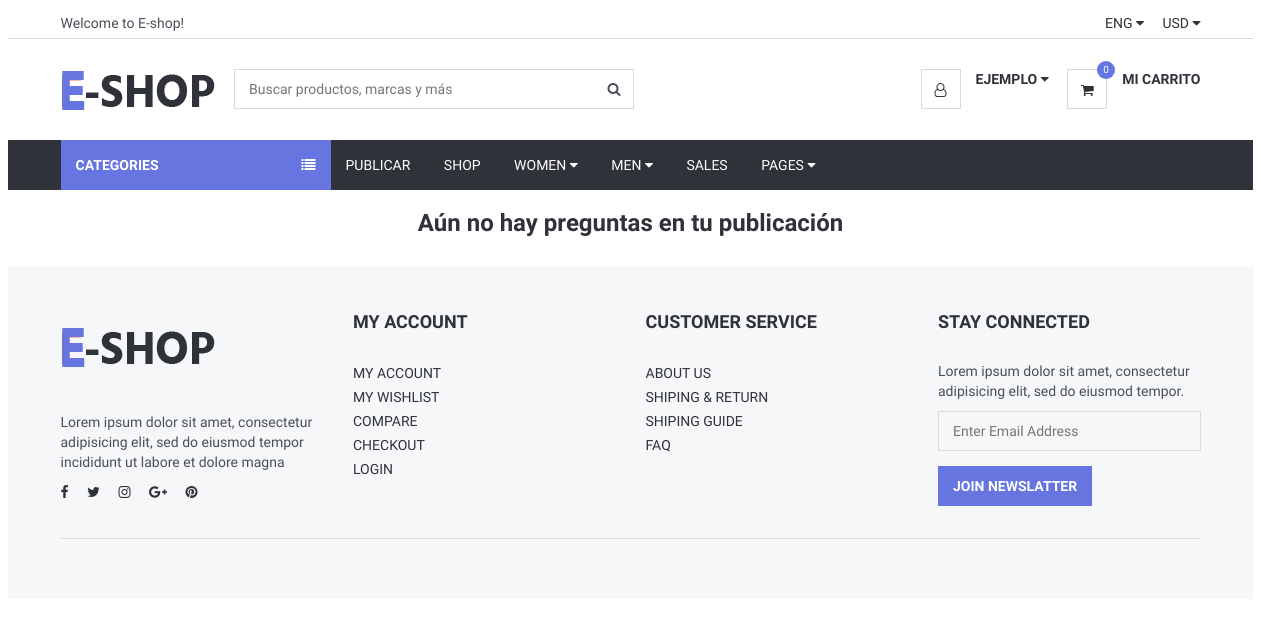
Page /Views/preguntasenpublicaciones.php (signed in) on the earlier database version.
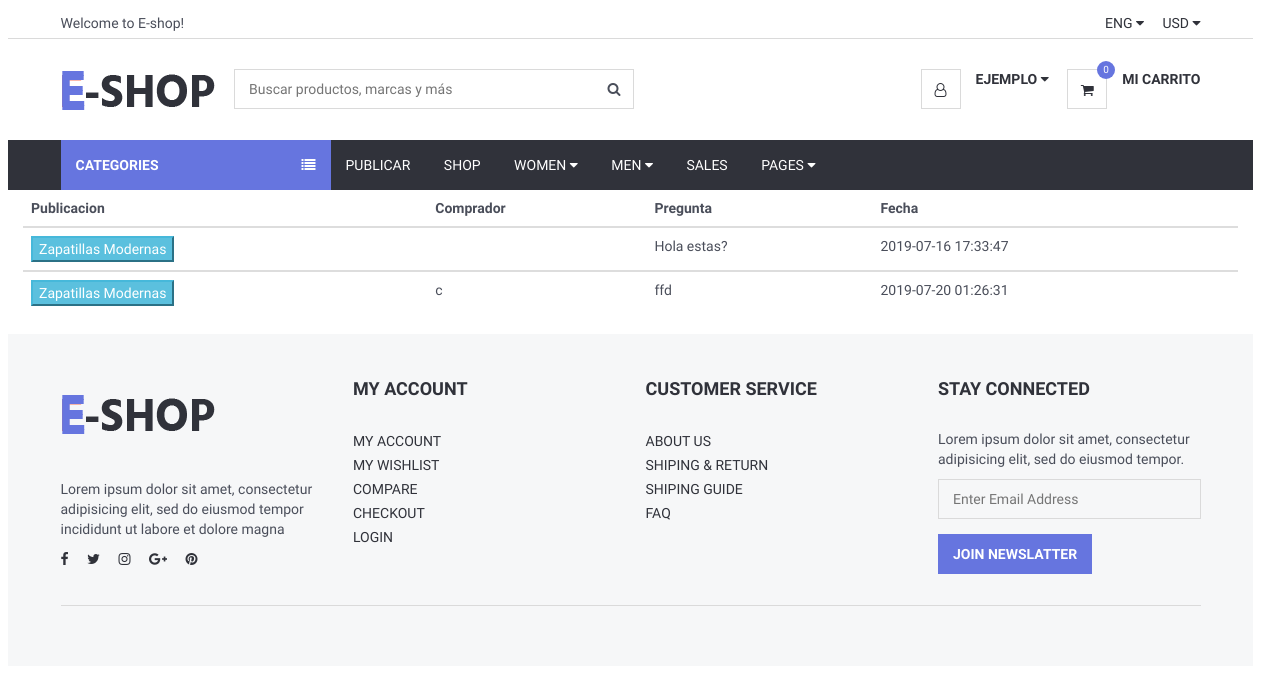
Same page on the later database version.
### tables this page shows
CREATE TABLE `producto` (
  `id` int(11) NOT NULL,
  `nombre` varchar(200) NOT NULL,
  `estado` varchar(60) NOT NULL,
  `precio` double NOT NULL,
  `formasdepago` varchar(100) NOT NULL,
  `envio` varchar(100) NOT NULL,
  `marca` varchar(70) NOT NULL,
  `stock` int(11) NOT NULL,
  `genero` varchar(60) NOT NULL,
  `categoria` varchar(110) NOT NULL,
  `palabrasClaves` varchar(110) NOT NULL,
  `descripcion` varchar(600) NOT NULL,
  `visitas` int(11) NOT NULL,
  `idUsuario` int(11) NOT NULL,
  `latitud` varchar(120) NOT NULL,
  `longitud` varchar(120) NOT NULL,
  `ventas` int(11) NOT NULL
);

CREATE TABLE `pregunta` (
  `id` int(11) NOT NULL,
  `texto` varchar(600) NOT NULL,
  `idComprador` int(11) NOT NULL,
  `idVendedor` int(11) NOT NULL,
  `idProducto` int(11) NOT NULL,
  `fecha` datetime NOT NULL DEFAULT CURRENT_TIMESTAMP
);

CREATE TABLE `usuario` (
  `id` int(11) NOT NULL,
  `email` varchar(50) NOT NULL,
  `password` varchar(20) NOT NULL,
  `Nombre` varchar(20) NOT NULL,
  `estado` varchar(200) NOT NULL,
  `pais` varchar(100) NOT NULL,
  `latitud` varchar(100) NOT NULL,
  `longitud` varchar(100) NOT NULL,
  `rol` varchar(100) NOT NULL,
  `idTipoUser` int(11) NOT NULL
);

### Views/conexionBD/conexion.php (called while the page is built, shortened)
<?php
class Conexion{
	 private $msq="";
	public function __construct()
	 {
		 $archivoConfig = "config.ini";
		 $confi = parse_ini_file($archivoConfig, true);
		 $this->host = $confi["bd"]["host"];
		 $this->usuario = $confi["bd"]["usuario"];
		 $this->clave=$confi["bd"]["clave"];
		 $this->bd = $confi["bd"]["bd"];
		$this->msq = new mysqli($this->host, $this->usuario, $this->clave, $this->bd);
	 }
	 public function realizarConsulta($consulta){
		 if(!$resultado = $this->msq->query($consulta) )
		 {
		   die( "Ha ocurrido un error al ejecutar la consulta :" . $consulta);
		 }else{
			 return $resultado;
		}
	}
	public function traerUsuarioQueValora($idUser){
		$consulta=$this->msq->prepare("SELECT nombre FROM usuario WHERE id=?");
		$consulta->bind_param("i",$idUser);
		$consulta->execute();
		$nombreu="";
		$consulta->bind_result($nombreu);
		return $nombreu;
	}
	public function buscarPreguntasEnMisPublicaciones($idUsuario){
		$consulta=$this->msq->prepare("SELECT * FROM pregunta WHERE idVendedor=?");
		$consulta->bind_param("i",$idUsuario);
		$consulta->execute();
		return $consulta->get_result();
	}
	public function consultarPublicaciones($idProducto){
		$consulta=$this->msq->prepare("SELECT * FROM producto WHERE id=?");
		$consulta->bind_param("i",$idProducto);
		$consulta->execute();
		return $consulta->get_result();
	}
}
?>

### Views/preguntasenpublicaciones.php (the view, shortened to what this page needs)
<?php
include_once("header.php");
include_once("conexionBD/conexion.php");
$conexion = new Conexion();
$id_Usuario=$_SESSION['id'];
$pregunta=$conexion->buscarPreguntasEnMisPublicaciones($id_Usuario);
?>
<div class="container-fluid">
 <?php if($pregunta->num_rows==0){ ?>
   <br><h3 class="text-center"> Aún no hay preguntas en tu publicación </h3><br>
 <?php }else{ ?>
    <table  class="table" >
        <thead>
        <tr>
            <th scope="col">Publicacion</th>
            <th scope="col">Comprador</th>
            <th scope="col">Pregunta</th>
            <th scope="col">Fecha</th>
        </tr>
        <?php
        while($preguntas = $pregunta->fetch_assoc()){
        ?>
        </thead>
        <tbody>
            <tr>
                <?php $producto = $conexion->consultarPublicaciones($preguntas['idProducto']);
                if($producto->num_rows>0){
                    while($productos=$producto->fetch_assoc()){     ?>
                       <form METHOD="get" action="detallesProducto.php?Productoid=<?php echo $f['id'];?>&Nombre=<?php echo $f['nombre'];?>&categoria=<?php echo $f['categoria'];?> ">
                            <td>
                                <button class="btn-info" type="submit" name="detalles">
                                    <?php echo $productos['nombre'];?>
                            </td>
                        </form>
                 <?php   }
                        }
                $nombreComprador = $conexion->traerUsuarioQueValora($preguntas['idComprador']);
                ?>
                <td><?php echo $nombreComprador;?></td>
                <td><?php echo $preguntas['texto'];?></td>
                <td><?php echo $preguntas['fecha'];?></td>
                <?php
                }
                ?>
            </tr>
        </tbody>
    </table>
    <?php }  ?>
</div>
<?php include_once("footer.php"); ?>

### Views/header.php (shortened to what this page needs)
<?php
if( isset($_SESSION['id']))
{
$id_Usuario = $_SESSION['id'];
$sql = "Select * from usuario where id = $id_Usuario";
require_once("conexionBD/conexion.php");
		$conexion = new Conexion;
$resultado = $conexion->realizarConsulta($sql);
}
?>
<!DOCTYPE html>
<html lang="en">
<head>
    <link type="text/css" rel="stylesheet" href="css/bootstrap.min.css" />
    <link type="text/css" rel="stylesheet" href="css/slick.css" />
    <link type="text/css" rel="stylesheet" href="css/slick-theme.css" />
    <link type="text/css" rel="stylesheet" href="css/nouislider.min.css" />
    <link rel="stylesheet" href="css/font-awesome.min.css">
    <link type="text/css" rel="stylesheet" href="css/style.css" />
</head>
<body>
<header>
    <div id="top-header">
        <div class="container">
            <div class="pull-left">
                <span>Welcome to E-shop!</span>
            </div>
            <div class="pull-right">
                <ul class="header-top-links">
                    <li class="dropdown default-dropdown">
                        <a class="dropdown-toggle" data-toggle="dropdown" aria-expanded="true">ENG <i class="fa fa-caret-down"></i></a>
                    </li>
                    <li class="dropdown default-dropdown">
                        <a class="dropdown-toggle" data-toggle="dropdown" aria-expanded="true">USD <i class="fa fa-caret-down"></i></a>
                    </li>
                </ul>
            </div>
        </div>
    </div>
    <div id="header">
        <div class="container">
            <div class="pull-left">
                <div class="header-logo">
                    <a class="logo" href="Index.php">
                        <img src="img/logo.png" alt="">
                    </a>
                </div>
                <div class="header-search">
                    <form method="get" action="ProductoBuscado.php">
                        <input class="input" style="margin:0 auto; display:block;width:400px;" name="buscar" type="search" placeholder="Buscar productos, marcas y más" required />
                        <button class="search-btn" name="enviar" type="submit"><i class="fa fa-search"></i></button>
                    </form>
                </div>
            </div>
            <div class="pull-right">
                <ul class="header-btns">
                    <?php
                    if(isset($_SESSION['username'])) { ?>
                    <li class="header-account dropdown default-dropdown">
                        <div class="dropdown-toggle" role="button" data-toggle="dropdown" aria-expanded="true">
                            <div class="header-btns-icon">
                                <i class="fa fa-user-o"></i>
                            </div>
                            <strong class="text-uppercase"><?php $nombre = $_SESSION['nombre']; echo $nombre;?> <i class="fa fa-caret-down"></i></strong>
                        </div>
                    </li>
                    <?php } ?>
<?php
	require_once("conexionBD/conexion.php");
		$conexion = new Conexion;
	$id_Usuario = isset($_SESSION['id'])?$_SESSION['id']:null;
				$buscoCant="SELECT count(idProducto)
				FROM productocarrito
				WHERE idUsuario = '".$id_Usuario."'";
				$cantidad= $conexion->realizarConsulta($buscoCant);
				$count = mysqli_fetch_array($cantidad);
?>
                    <li class="header-cart dropdown default-dropdown" href="CarritoDetalles.php">
						<a class="dropdown-toggle" data-toggle="dropdown" aria-expanded="true" href="CarritoDetalles.php">
						   <div class="header-btns-icon" href="CarritoDetalles.php">
							  <i class="fa fa-shopping-cart" href="CarritoDetalles.php"></i>
							  <a class="qty" href="CarritoDetalles.php"><?php echo "$count[0]";?></a>
							</div>
							<a class="text-uppercase" href="CarritoDetalles.php"><b>Mi Carrito</b></a>
							<br>
							</a>
				   </li>
                </ul>
            </div>
        </div>
    </div>
</header>
<div id="navigation">
    <div class="container">
        <div id="responsive-nav">
            <div class="category-nav show-on-click">
                <span class="category-header">Categories <i class="fa fa-list"></i></span>
            </div>
            <div class="menu-nav">
                <ul class="menu-list">
                    <li><a <?php if(!(isset($_SESSION['username'])))
					{
						echo "style=display:none";
						}else{
							echo "style=display:block";
							} ?> href="SubirProducto.php">
                            Publicar</a></li>
                    <li><a href="productosCliente.php">Shop</a></li>
                    <li class="dropdown mega-dropdown"><a class="dropdown-toggle" data-toggle="dropdown" aria-expanded="true">Women <i class="fa fa-caret-down"></i></a>
                    </li>
                    <li class="dropdown mega-dropdown full-width"><a class="dropdown-toggle" data-toggle="dropdown" aria-expanded="true">Men <i class="fa fa-caret-down"></i></a>
                    </li>
                    <li><a href="#">Sales</a></li>
                    <li class="dropdown default-dropdown"><a class="dropdown-toggle" data-toggle="dropdown" aria-expanded="true">Pages <i class="fa fa-caret-down"></i></a>
                    </li>
                </ul>
            </div>
        </div>
    </div>
</div>

### Views/footer.php (shortened to what this page needs)
<footer id="footer" class="section section-grey">
    <div class="container">
        <div class="row">
            <div class="col-md-3 col-sm-6 col-xs-6">
                <div class="footer">
                    <div class="footer-logo">
                        <a class="logo" href="#">
                            <img src="img/logo.png" alt="">
                        </a>
                    </div>
                    <p>Lorem ipsum dolor sit amet, consectetur adipisicing elit, sed do eiusmod tempor incididunt ut labore et dolore magna</p>
                    <ul class="footer-social">
                        <li><a href="#"><i class="fa fa-facebook"></i></a></li>
                        <li><a href="#"><i class="fa fa-twitter"></i></a></li>
                        <li><a href="#"><i class="fa fa-instagram"></i></a></li>
                        <li><a href="#"><i class="fa fa-google-plus"></i></a></li>
                        <li><a href="#"><i class="fa fa-pinterest"></i></a></li>
                    </ul>
                </div>
            </div>
            <div class="col-md-3 col-sm-6 col-xs-6">
                <div class="footer">
                    <h3 class="footer-header">My Account</h3>
                    <ul class="list-links">
                        <li><a href="#">My Account</a></li>
                        <li><a href="#">My Wishlist</a></li>
                        <li><a href="#">Compare</a></li>
                        <li><a href="#">Checkout</a></li>
                        <li><a href="#">Login</a></li>
                    </ul>
                </div>
            </div>
            <div class="col-md-3 col-sm-6 col-xs-6">
                <div class="footer">
                    <h3 class="footer-header">Customer Service</h3>
                    <ul class="list-links">
                        <li><a href="#">About Us</a></li>
                        <li><a href="#">Shiping & Return</a></li>
                        <li><a href="#">Shiping Guide</a></li>
                        <li><a href="#">FAQ</a></li>
                    </ul>
                </div>
            </div>
            <div class="col-md-3 col-sm-6 col-xs-6">
                <div class="footer">
                    <h3 class="footer-header">Stay Connected</h3>
                    <p>Lorem ipsum dolor sit amet, consectetur adipisicing elit, sed do eiusmod tempor.</p>
                    <form>
                        <div class="form-group">
                            <input class="input" placeholder="Enter Email Address">
                        </div>
                        <button class="primary-btn">Join Newslatter</button>
                    </form>
                </div>
            </div>
        </div>
        <hr>
        <div class="row">
            <div class="col-md-8 col-md-offset-2 text-center">
            </div>
        </div>
    </div>
</footer>
</body>
</html>

### Views/css/style.css (style rules this page uses)
body { font-family: 'Hind', sans-serif; color: #4A4E5A; overflow-x: hidden; }
h1, h2, h3, h4, h5, h6 { color: #30323A; margin: 0 0 10px; font-weight: 700; }
a { color: #30323A; -webkit-transition: 0.3s color; transition: 0.3s color; }
strong { color: #30323A; }
ul, ol { margin: 0; padding: 0; list-style: none }
hr { margin-top: 15px; margin-bottom: 15px; border-color: #DADADA; }
.main-btn, .primary-btn { display: inline-block; padding: 10px 15px; text-transform: uppercase; font-weight: 700; border: none; -webkit-transition: 0.3s all; transition: 0.3s all; }
.primary-btn { color: #FFF; background-color: #6675df; }
.input { width: 100%; height: 40px; padding: 0px 15px; border: none; background-color: transparent; -webkit-box-shadow: 0px 0px 0px 1px #DADADA inset, 0px 0px 0px 5px transparent; box-shadow: 0px 0px 0px 1px #DADADA inset, 0px 0px 0px 5px transparent; -webkit-transition: 0.3s all; transition: 0.3s all; }
.section { padding-top: 30px; padding-bottom: 30px; }
.section-grey { background: #F6F7F8; }
#header { padding-top: 15px; padding-bottom: 15px; }
#top-header { padding-top: 5px; padding-bottom: 5px; border-bottom: 1px solid #DADADA; }
.header-top-links>li { display: inline-block; }
.header-top-links>li+li { margin-left: 15px; }
.header-top-links>li>a { cursor: pointer; text-transform: uppercase; }
.header-logo { display: inline-block; margin-right: 15px; }
.header-logo .logo>img { width: 100%; max-height: 70px; }
.header-search { display: inline-block; padding: 15px 0px; max-width: 400px; }
.header-search>form { position: relative; }
.header-search>form .search-btn { position: absolute; top: 0px; right: 0px; width: 40px; height: 40px; background-color: transparent; border: none; }
.header-btns>li { display: inline-block; vertical-align: top; padding: 15px 0px; }
.header-btns>li+li { margin-left: 15px; }
.header-btns>li .header-btns-icon { position: relative; float: left; margin-right: 15px; width: 40px; height: 40px; line-height: 40px; text-align: center; color: #30323A; background-color: #FFF; border: 1px solid #DADADA; }
.header-btns .dropdown-toggle { display: block; cursor: pointer; }
.header-cart .header-btns-icon .qty { position: absolute; right: -9px; top: -9px; width: 18px; height: 18px; line-height: 18px; text-align: center; font-size: 10px; background: #6675df; color: #FFF; border-radius: 50%; }
#navigation { background-color: #30323A; }
#navigation .container { position: relative; }
.category-nav { float: left; width: 270px; }
.category-nav .category-header { padding: 15px; display: block; text-transform: uppercase; background: #6675df; color: #FFF; font-weight: 700; }
.category-nav .category-header>i { float: right; line-height: 20px; }
.menu-nav .menu-list>li { display: inline-block; }
.menu-nav .menu-list>li>a { display: block; padding: 15px; color: #FFF; text-transform: uppercase; }
.dropdown.mega-dropdown.full-width { position: static !important; }
.footer { margin: 15px 0px; }
.footer .footer-header { font-size: 18px; text-transform: uppercase; margin-bottom: 30px; }
.footer-logo { margin-bottom: 30px; }
.footer-logo .logo { display: inline-block; }
.footer-logo .logo>img { width: 100%; max-height: 70px; }
.footer-social>li { display: inline-block; margin-right: 15px; margin-bottom: 6px; }
.footer-social>li:last-child { margin-right: 0px; }

Differences in the rows shown:
added pregunta: texto "Hola estas?", fecha "2019-07-16 17:33:47"
now on this page (row edited): producto: nombre "Zapatillas Modernas"
added pregunta: idComprador.Nombre "c", texto "ffd", fecha "2019-07-20 01:26:31"
Other differences:
text no longer shown: "Aún no hay preguntas en tu publicación"
text now shown: "Publicacion Comprador Pregunta Fecha"
